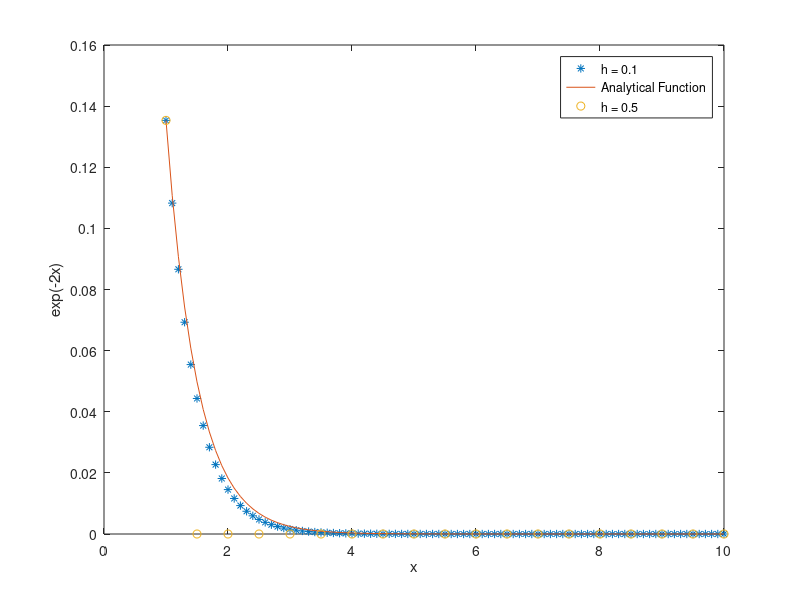

Here is the MATLAB script that generated this plot:
function MM220Q1()
% initial conditions
y1(1) = exp(-2);
y2(1) = exp(-2);
% h1 = 0.1;
% h2 = 0.5;

% Range of x for h1 and h2
x1 = [1:0.1:10];
x2 = [1:0.5:10];

% Analytical Function
y = exp(-2*x1);

% using h = 0.1
for i = 1:90
    y1(i+1) = y1(i) - 0.2*y1(i);  
end

% using h = 0.5 gives us hy' as 0.5*(-2)*y = -y
% all values in y2 are 0 (except the initial condition taken)
for i = 1:18
    y2(i+1) = y2(i) - y2(i);  
end

% plot with h = 0.1
plot(x1,y1,'*');
hold on;
% plot of actual function
plot(x1,y);
hold on;
% plot with h = 0.5
plot(x2,y2,'o');
hold on;

xlabel('x');
ylabel('exp(-2x)');
legend('h = 0.1','Analytical Function','h = 0.5')
print('MM220Q1','-dpng')
end
